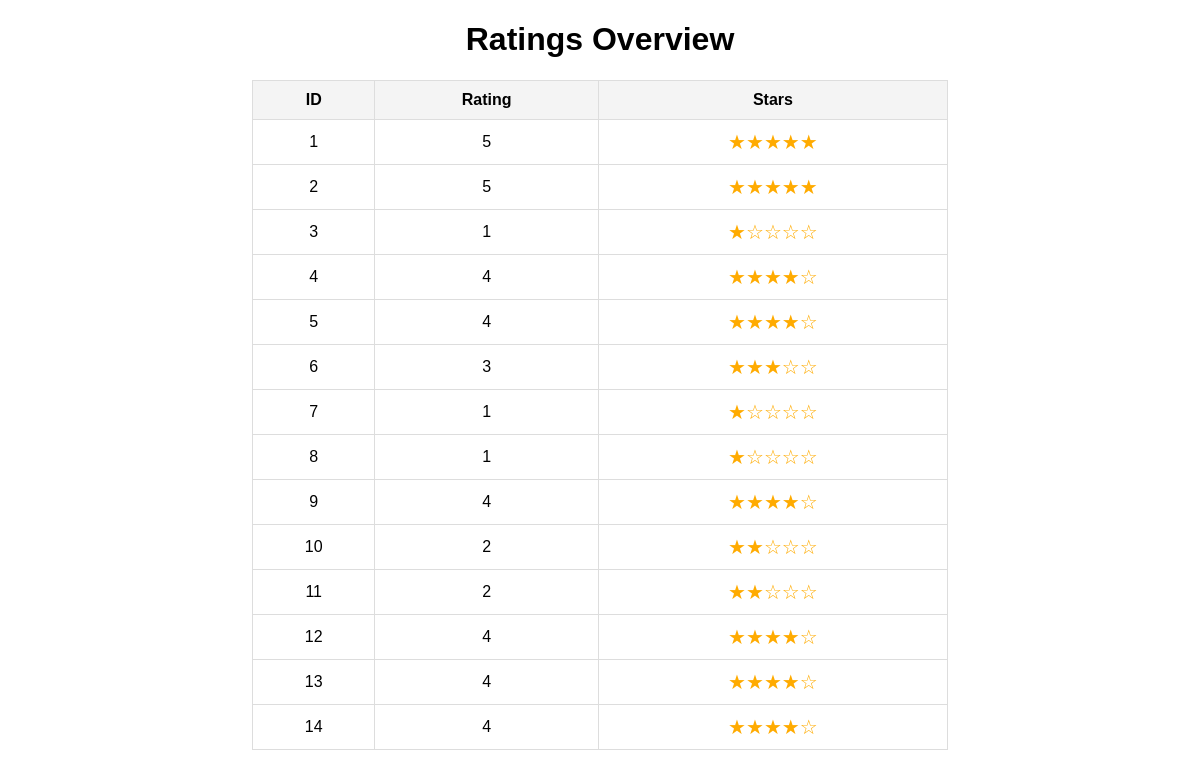
The app's page /rate_the_product/view.php with its own data.
### tables this page shows
CREATE TABLE IF NOT EXISTS `rating` (
  `id` int(11) NOT NULL AUTO_INCREMENT,
  `rating` int(11) NOT NULL,
  PRIMARY KEY (`id`)
);

### rate_the_product/view.php (the view, shortened to what this page needs)
<?php
$servername = "localhost";
$username = "root";
$password = "";
$dbname = "axion";
$conn = new mysqli($servername, $username, $password, $dbname);
$sql = "SELECT id, rating FROM rating";
$result = $conn->query($sql);
?>
<!DOCTYPE html>
<html lang="en">
<head>
</head>
<body>
    <h1>Ratings Overview</h1>
    <table>
        <thead>
            <tr>
                <th>ID</th>
                <th>Rating</th>
                <th>Stars</th>
            </tr>
        </thead>
        <tbody>
            <?php
            if ($result->num_rows > 0) {
                while ($row = $result->fetch_assoc()) {
                    echo "<tr>";
                    echo "<td>" . $row["id"] . "</td>";
                    echo "<td>" . $row["rating"] . "</td>";
                    echo "<td class='stars'>" . str_repeat("&#9733;", $row["rating"]) . str_repeat("&#9734;", 5 - $row["rating"]) . "</td>";
                    echo "</tr>";
                }
            } else {
                echo "<tr><td colspan='3'>No ratings found</td></tr>";
            }
            ?>
        </tbody>
    </table>
</body>
</html>

### rate_the_product/view.php (style rules this page uses)
body { font-family: Arial, sans-serif; margin: 20px; text-align: center; }
table { margin: 0 auto; border-collapse: collapse; width: 60%; border: 1px solid #ddd; }
th, td { padding: 10px; border: 1px solid #ddd; text-align: center; }
th { background-color: #f4f4f4; font-weight: bold; }
.stars { font-size: 20px; color: #ffab00; }

### records on screen
rating: id "1", rating "5", rating "★★★★★"
rating: id "2", rating "5", rating "★★★★★"
rating: id "3", rating "1", rating "★", rating "☆☆☆☆"
rating: id "4", rating "4", rating "★★★★", rating "☆"
rating: id "5", rating "4", rating "★★★★", rating "☆"
rating: id "6", rating "3", rating "★★★", rating "☆☆"
rating: id "7", rating "1", rating "★", rating "☆☆☆☆"
rating: id "8", rating "1", rating "★", rating "☆☆☆☆"
rating: id "9", rating "4", rating "★★★★", rating "☆"
rating: id "10", rating "2", rating "★★", rating "☆☆☆"
rating: id "11", rating "2", rating "★★", rating "☆☆☆"
rating: id "12", rating "4", rating "★★★★", rating "☆"
rating: id "13", rating "4", rating "★★★★", rating "☆"
rating: id "14", rating "4", rating "★★★★", rating "☆"
